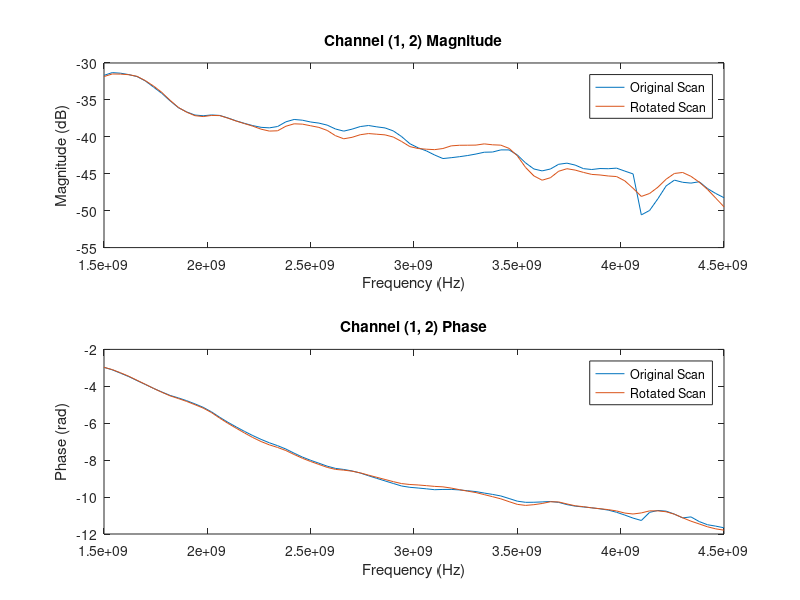
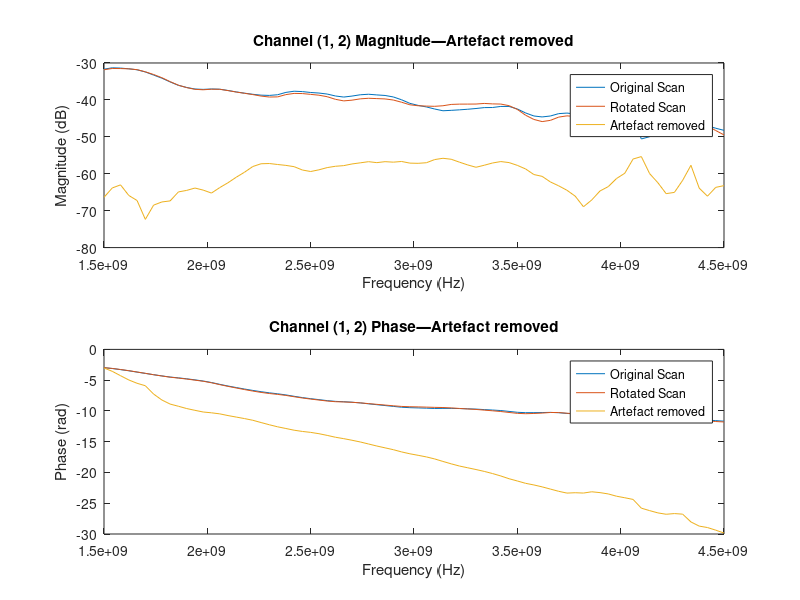

Recreate these plots in MATLAB, in order. (Note: this script raises an error after producing the figures.)
% Getting started guide for MERIT
% A basic guide to:
%  - loading and visualising the sample data;
%  - processing signals using the MERIT functions;
%  - imaging with this toolbox.

%% Loading sample data
% Details of the breast phantoms used to collect the sample data
% are given in "Microwave Breast Imaging: experimental
% tumour phantoms for the evaluation of new breast cancer diagnosis
% systems", 2018 Biomed. Phys. Eng. Express 4 025036.
% The antenna locations, frequency points and scattered signals
% are given in the /data folder:
%   antenna_locations.csv: the antenna locations in metres;
%   frequencies.csv: the frequency points in Hertz;
%   channel_names.csv: the descriptions of the channels in the scattered data;
%   B0_P3_p000.csv: homogeneous breast phantom with an 11 mm diameter
%     tumour located at (15, 0, 35) mm.
%   B0_P5_p000.csv: homogeneous breast phantom with an 20 mm diameter
%     tumour located at (15, 0, 30) mm.
% For both phantoms, a second scan rotated by 36 degrees from the first
% was acquired for artefact removal:
% B0_P3_p036.csv and B0_P5_p036.csv respectively.

frequencies = dlmread('example_data/frequencies.csv');
antenna_locations = dlmread('example_data/antenna_locations.csv');
channel_names = dlmread('example_data/channel_names.csv');

scan1 = dlmread('example_data/B0_P3_p000.csv');
scan2 = dlmread('example_data/B0_P3_p036.csv');

%% Plot the acquired scans.
figure(1)
data_channel1 = [scan1(:, 1), scan2(:, 1)];
channel1_magnitude = mag2db(abs(data_channel1));
channel1_phase = unwrap(angle(data_channel1));
subplot(2, 1, 1);
plot(frequencies, channel1_magnitude);
xlabel('Frequency (Hz)');
ylabel('Magnitude (dB)');
legend('Original Scan', 'Rotated Scan');
title(sprintf('Channel (%d, %d) Magnitude', channel_names(1, :)));
subplot(2, 1, 2);
plot(frequencies, channel1_phase);
xlabel('Frequency (Hz)');
ylabel('Phase (rad)');
legend('Original Scan', 'Rotated Scan');
title(sprintf('Channel (%d, %d) Phase', channel_names(1, :)));


%% Perform rotation subtraction
signals = scan1-scan2;

%% Plot artefact removed: channel 1
figure(2)
rotated_channel1_magnitude = mag2db(abs(signals(:, 1)));
rotated_channel1_phase = unwrap(angle(signals(:, 1)));
subplot(2, 1, 1);
plot(frequencies, [channel1_magnitude, rotated_channel1_magnitude]);
xlabel('Frequency (Hz)');
ylabel('Magnitude (dB)');
legend('Original Scan', 'Rotated Scan', 'Artefact removed');
title(sprintf('Channel (%d, %d) Magnitude—Artefact removed', channel_names(1, :)));
subplot(2, 1, 2);
plot(frequencies, [channel1_phase, rotated_channel1_phase]);
xlabel('Frequency (Hz)');
ylabel('Phase (rad)');
legend('Original Scan', 'Rotated Scan', 'Artefact removed');
title(sprintf('Channel (%d, %d) Phase—Artefact removed', channel_names(1, :)));

%% Generate imaging domain and visualise
figure(3)
[points, axes_] = merit.domain.hemisphere('radius', 7e-2, 'resolution', 2.5e-3);
subplot(1, 1, 1);
scatter3(points(:, 1), points(:, 2), points(:, 3), '+');

%% Calculate delays
% merit.get_delays returns a function that calculates the delay
%   to each point from every antenna.
delays = merit.beamform.get_delays(channel_names, antenna_locations, ...
  'relative_permittivity', 8);

%% Perform imaging

img = abs(merit.beamform(signals, frequencies, points, delays, ...
        merit.beamformers.DAS));

%% Convert to grid for image display
%grid_ = merit.domain.img2grid(img, points, axes_{:});

im_slice = merit.visualize.get_slice(img, points, axes_, 'z', 35e-3);
figure(4)
imagesc(axes_{1:2}, im_slice);
